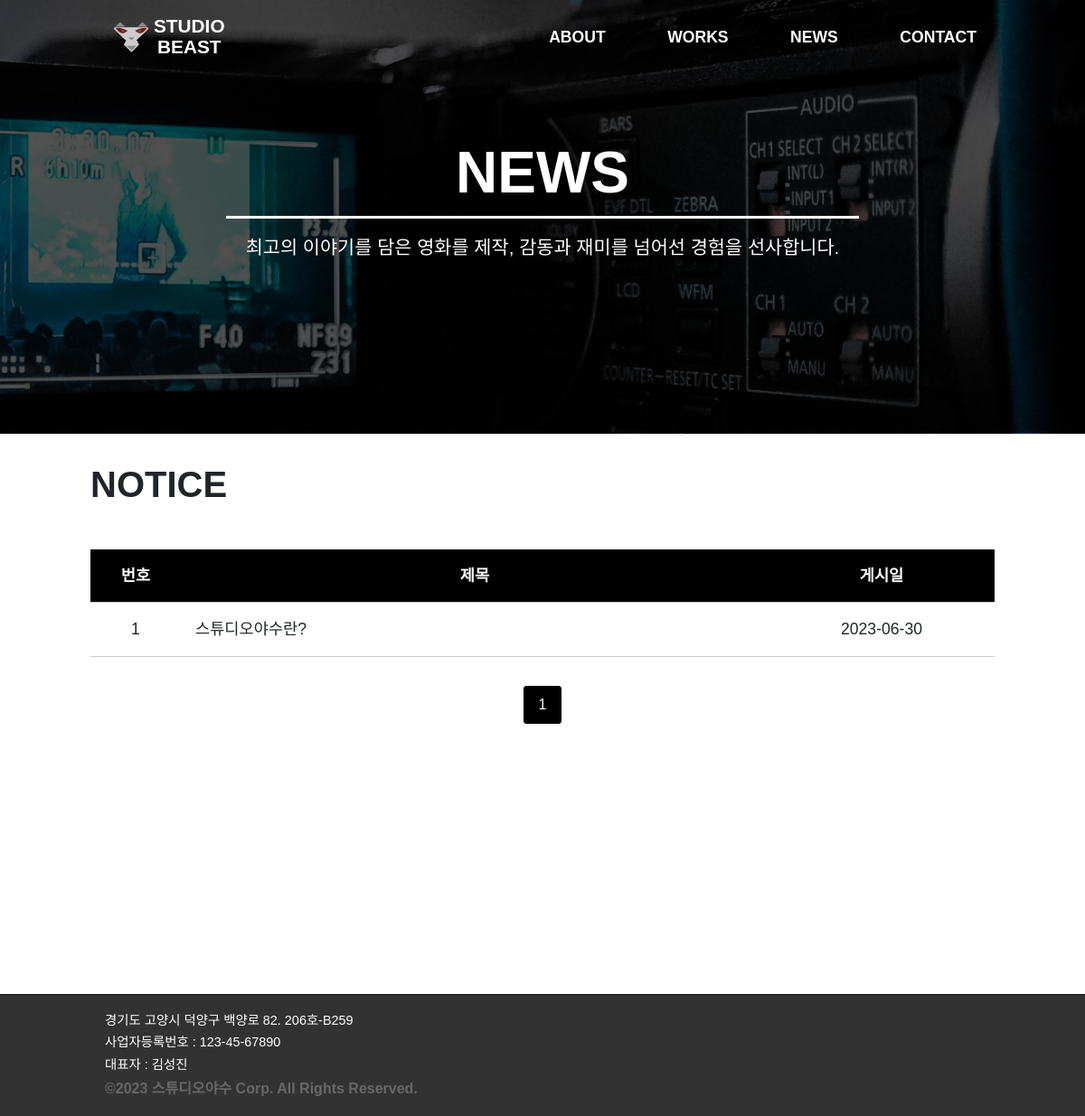
Page /news/ on the committed database.
### news/models.py (models this page shows, shortened)
class News(models.Model):
    subject = models.CharField(max_length=100)
    author = models.CharField(max_length=50)
    content = HTMLField()
    create_date = models.DateTimeField()

### news/views.py (the view)
# urls.py: path("news/", include("news.urls")),
def news(request):
    news_list = News.objects.all().order_by('-create_date')
    paginator = Paginator(news_list, 5)  # 한 페이지에 보여줄 게시글 수를 5로 설정
    page_number = request.GET.get('page')
    page_obj = paginator.get_page(page_number)
    context = {'page_obj': page_obj}
    return render(request, 'news/news.html', context)

### news/templatetags/news_filter.py (called while the page is built)
@register.filter
def sub(value, arg):
    return value - arg

### templates/news/news.html (shortened to what this page needs)
{% extends 'base.html' %}
{% load news_filter %}
{% load static %}
{% block content %}
<div class="news_height">
  <div class="image-container">
      <img src="{% static 'img/backimg-01.jpg' %}" class="side-background" alt="배경 이미지">
      <div class="img_about_main">
        <div class="img_about_one">NEWS</div>
        <div class="img_about_two">최고의 이야기를 담은 영화를 제작, 감동과 재미를 넘어선 경험을 선사합니다.</div>
      </div>
  </div>
  <div class="about_animation">
    <h2 class="works_text_one">NOTICE</h2>
    <div class="news_container">
        <table class="news_table">
            <thead>
                <tr>
                    <th>번호</th>
                    <th>제목</th>
                    <th>게시일</th>
                </tr>
            </thead>
            <tbody>
                {% for news in page_obj %}
                <tr onclick="location.href='{% url 'news:detail' news.id %}'">
                    <td>{{ page_obj.paginator.count|sub:page_obj.start_index|sub:forloop.counter0|add:1 }}</td>
                    <td>{{ news.subject }}</td>
                    <td>{{ news.create_date|date:"Y-m-d" }}</td>
                </tr>
                {% endfor %}
            </tbody>
        </table>
    </div>
  </div>
  <div class="pagination">
    {% for i in page_obj.paginator.page_range %}
        {% if page_obj.number == i %}
            <span class="current-page">{{ i }}</span>
        {% elif i > page_obj.number|add:-3 and i < page_obj.number|add:3 %}
            <a href="?page={{ i }}" class="pagination-link">{{ i }}</a>
        {% endif %}
    {% endfor %}
    </div>
</div>
{% endblock %}

### static/css/index.css (style rules this page uses)
body { -webkit-user-select: none; -moz-user-select: none; -ms-user-select: none; user-select: none; margin: 0!important; padding: 0!important; font-family: 'Noto Sans KR', sans-serif; }
@media all and (min-width:1024px) { .image-container { position: relative; } }

### static/css/about.css (style rules this page uses)
@media all and (min-width:1024px) { .about_animation { animation: riseFromBottom 0.5s forwards; } }
@media all and (min-width:1024px) { .side-background { width: 100%; height: 30rem; object-fit: cover; object-position: center; } }
@media all and (min-width:1024px) { .img_about_main { position: absolute; text-align: center; top: 45%; left: 50%; transform: translate(-50%, -50%); } }
@media all and (min-width:1024px) { .img_about_one { text-align: center; align-items: center; color: white; margin: 0 auto; font-size: 4rem; font-weight: 600; border-bottom: 3px solid white; width: 700px; } }
@media all and (min-width:1024px) { .img_about_two { text-align: center; color: white; font-size: 1.3rem; padding-top: 1rem; width: 1000px; } }

### static/css/works.css (style rules this page uses)
@media all and (min-width:1024px) { .works_text_one { font-size: 2.5rem; font-weight: 700; width: 1000px; margin: 2rem auto 0 auto; } }

### static/css/news.css (style rules this page uses)
@media all and (min-width:1024px) { .news_height { height: 100vh; min-height: 1100px; } }
@media all and (min-width:1024px) { .news_container { display: flex; flex-wrap: wrap; justify-content: left; width: 1000px; margin: 1rem auto; } }
@media all and (min-width:1024px) { .news_table { width: 100%; border-collapse: collapse; margin-top: 2rem; font-size: 1.1rem; } }
@media all and (min-width:1024px) { .news_table th, .news_table td { padding: 1rem; text-align: left; border-bottom: 1px solid #ccc; } }
@media all and (min-width:1024px) { .news_table th { text-align: center; background-color: #000000; color: white; } }
@media all and (min-width:1024px) { .news_table th:nth-child(1), .news_table td:nth-child(1) { width: 10%; text-align: center; } }
@media all and (min-width:1024px) { .news_table th:nth-child(2), .news_table td:nth-child(2) { width: 65%; } }
@media all and (min-width:1024px) { .news_table th:nth-child(3), .news_table td:nth-child(3) { width: 25%; text-align: center; } }
@media all and (min-width:1024px) { .pagination { width: 1000px; text-align: center; padding-top: 1rem; margin: 0 auto; justify-content: center; } }
@media all and (min-width:1024px) { .current-page { display: inline-block; padding: 0.5rem 1rem; margin: 0 0.2rem; color: #fff; background-color: #000; border: 1px solid #000; border-radius: 3px; } }

### rows in the picture
News: paginator.count|sub "1", subject "스튜디오야수란?", create_date "2023-06-30"

### other values in the picture
{{ i }} "1"
